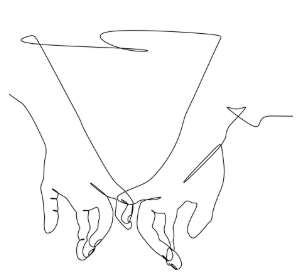
%> input picture Software/Archives/image.png, 300 x 274 px
$ octave V3_motion.m   (GNU Octave 9; MATLAB toolbox functions it lacks are replaced by stand-ins)
%> lines starting %> are read from the running program, lines starting %| are printed output that depends on the picture; in (x1, y1, x2, y2) boxes, pixels count from 0 and x2, y2 are one past the last pixel; in counts of white or black regions, pixels touching at a corner belong together; the program's own positions count from 1
clc
clear all
close all
coordinatesMatrix = motion3(0, 60, 'Calibri', 'normal', true);

function coordinatesMatrix = motion3(inputText, fontSize, fontName, fontStyle, thinOption)
%> called with inputText = 0, fontSize = 60, fontName = 'Calibri', fontStyle = 'normal', thinOption = true
    % Parameters
    thinning = thinOption;  % Reduce to skeleton
    scaleFactor = 1;  % Set the desired scaling factor for font size
    pauseTime = 0.001;  % Time delay between each movement (seconds)
    debug = false;  % Hide animations

    % Create image from text if not uploading an image
    if ~inputText == 0 % Enter 0 for using an image and not text
        % Styles: normal, bold
        % Font size (ideally 40+) increases number of coordinates and text resolution (dpi)
        createTextImage(inputText, fontSize, 10, 10, 'image.png', fontName, fontStyle);
    end

    % Load and process the image
    img = imread('image.png');         % Load image
%> img is the input picture: size 274x300x3 uint8; mean R, G, B 250.1, 250.1, 250.1
    grayImg = rgb2gray(img);           % Convert to grayscale
    binaryImg = imbinarize(grayImg);   % Binarize the image
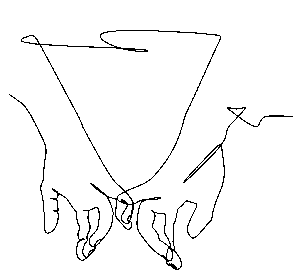
%> binaryImg: size 274x300 logical; 97% white; black in thin lines or dots, all inside (x1, y1, x2, y2) = (9, 30, 293, 270)
    binaryImg = ~binaryImg;            % Invert (black text on white)

    % Remove edge artifacts and small noise
    binaryImg = imclearborder(binaryImg);  % Clear objects connected to the image border
    binaryImg = bwareaopen(binaryImg, 10); % Remove small objects (noise)

    % Identify connected components (each letter or shape)
    cc = bwconncomp(binaryImg);  % Find connected components (letters)
%> cc = 1 connected component
    coordinatesMatrix = [];  % Initialize coordinates matrix
    maxY = size(binaryImg, 1) * scaleFactor;  % Flip Y-coordinates based on image height
%> maxY = 274

    % Set up the animation
    figure;
    hold on;
    axis equal;
    axis off;
    xlim([0, size(binaryImg, 2) * scaleFactor]);
    ylim([0, size(binaryImg, 1) * scaleFactor]);
    set(gcf, 'Color', 'w');

    % Loop through each connected component
    for i = 1:cc.NumObjects
        % Create a mask for the current connected component
        componentMask = false(size(binaryImg));
        componentMask(cc.PixelIdxList{i}) = true;

        % Extract boundaries for this component (outer and inner boundaries)
        componentBoundaries = bwboundaries(componentMask, 'holes');  % Include inner holes

        % Optional thinning
        if thinning
            thinnedImg = bwmorph(binaryImg, 'thin', Inf); % Skeletonize the binary image

            % Retain components with area between 1 and 10 pixels (adjust thresholds as needed)
            dotMask = bwareaopen(thinnedImg, 1) & ~bwareaopen(thinnedImg, 10);

            % Prune small spurs (short branches)
            prunedImg = bwmorph(thinnedImg, 'spur', 5); % Removes branches shorter than 5 pixels

            % Combine the pruned image with preserved dots
            thinnedImg = prunedImg | dotMask;

            % Extract contours (without holes, due to thickness)
            componentBoundaries = bwboundaries(thinnedImg, 'noholes'); % Get only outer boundaries
        end

        % Draw all boundaries for this letter/component
        for k = 1:length(componentBoundaries)
            boundary = componentBoundaries{k};
            scaledBoundary = boundary * scaleFactor;

            scaledBoundary = removeUnnecessaryRetraces(scaledBoundary);

            % "Lift pen" before moving to the start of a new boundary
            if k > 1
                if thinning
                    disp('Next component')
                    coordinatesMatrix = [coordinatesMatrix; NaN NaN NaN];
                else
                    disp('Inner boundary')
                    coordinatesMatrix = [coordinatesMatrix; NaN NaN NaN];
                end
                xPenUp = scaledBoundary(1, 2);
                yPenUp = maxY - scaledBoundary(1, 1);
                coordinatesMatrix = [coordinatesMatrix; xPenUp, yPenUp, 0];
            end

            % Draw and store the current boundary points
            for pointIndex = 1:size(scaledBoundary, 1) - 1
                x1 = scaledBoundary(pointIndex, 2);
                y1 = maxY - scaledBoundary(pointIndex, 1);
                x2 = scaledBoundary(pointIndex + 1, 2);
                y2 = maxY - scaledBoundary(pointIndex + 1, 1);

                % Append the current point to the coordinates matrix
                % disp('Light on')
                coordinatesMatrix = [coordinatesMatrix; x1, y1, 0];

                % Animate the drawing; uncomment to see trace cursor
                if ~debug
                    plot([x1, x2], [y1, y2], 'k-', 'LineWidth', 2);
                    %currentPoint = plot(x1, y1, 'ro', 'MarkerSize', 6, 'MarkerFaceColor', 'r'); % Cursor point
                    drawnow;
                    pause(pauseTime);
                    %delete(currentPoint); % Remove the cursor
                end
            end
        end

        disp('Next component')
        coordinatesMatrix = [coordinatesMatrix; NaN NaN NaN];

        if debug
            plot(coordinatesMatrix(:, 1), coordinatesMatrix(:, 2), '.-', 'LineWidth', 2)
        end

        if thinning
            break % Force exit if there are no "components"
        end
    end
%> this loop made 1 pass
%| Next component
%> pass 1, in motion3, `thinnedImg = bwmorph(binaryImg, 'thin', Inf);`:
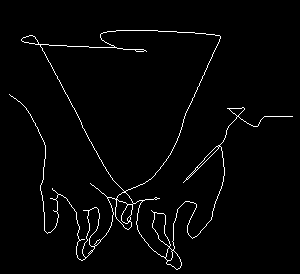
%> thinnedImg: size 274x300 logical; 2.2% white in thin lines or dots, all inside (x1, y1, x2, y2) = (9, 30, 293, 270)
%> after the loop, coordinatesMatrix = 2424 rows, first 12: [12 177 0; 13 177 0; 14 176 0; 15 175 0; 16 175 0; 17 174 0; 18 173 0; 19 172 0; 20 172 0; 21 171 0; 22 170 0; 23 169 0]
%> `coordinatesMatrix = motion3(0, 60, 'Calibri', 'normal', true);`:
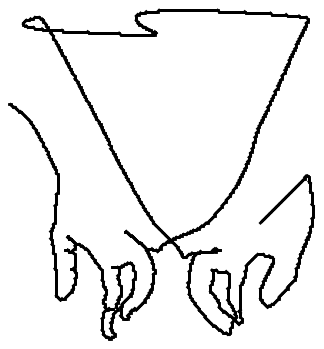
%> figure redrawn from the program's plot data
%> `coordinatesMatrix = motion3(0, 60, 'Calibri', 'normal', true);`: coordinatesMatrix = 2424 rows, first 12: [0 20 -25; 1 20 -25; 2 19 -25; 3 18 -25; 4 18 -25; 5 17 -25; 6 16 -25; 7 15 -25; 8 15 -25; 9 14 -25; 10 13 -25; 11 12 -25]

    % Offset coordinates
    xOffset = 0; % x-pos of the starting position relative to workspace global coordinates
    yOffset = 20; % y-pos of the starting position relative to workspace global coordinates
    zOffset = -25; % z-pos of the starting position relative to workspace global coordinates

    coordinatesMatrix(:, 1) = coordinatesMatrix(:, 1) - coordinatesMatrix(1, 1) + xOffset;
    coordinatesMatrix(:, 2) = coordinatesMatrix(:, 2) - coordinatesMatrix(1, 2) + yOffset;
    coordinatesMatrix(:, 3) = coordinatesMatrix(:, 3) - coordinatesMatrix(1, 3) + zOffset;

    % coordinatesMatrix contains all the final coordinate output values in sequential order
end

% [49 lines left out: functions removeUnnecessaryRetraces, createTextImage, not called in this run]
